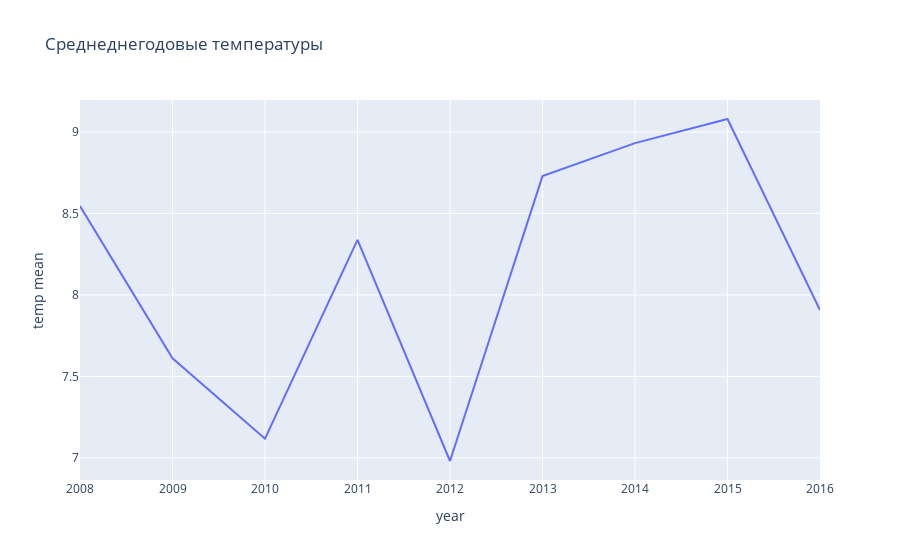

Notebook code cell kept with this figure:
### Markdown cell above
**5.** Постройте график среднегодовых температур (по оси $x$ - год, по оси $y$ - средняя температура в этот год).

### Code cell
# ваш код
means = []
years = []
for name, df_year in df.groupby('year'):
    t_mean = df_year['t'].mean()
    years.append(name)
    means.append(t_mean)
mean_years = pd.DataFrame({'year': years, 'temp mean': means})
# res5

import plotly.express as px

fig = px.line(mean_years, x='year', y="temp mean", title='Среднеднегодовые температуры')
fig.show()

### Figure 1 — Plotly figure (JSON) as saved in the notebook; plotly's stock layout.template omitted (floating-point values rounded to 4 significant figures)
{"data": [{"hoverlabel": {"namelength": 0}, "hovertemplate": "year=%{x}<br>temp mean=%{y}", "legendgroup": "", "line": {"color": "#636efa", "dash": "solid"}, "mode": "lines", "name": "", "showlegend": false, "type": "scatter", "x": [2008, 2009, 2010, 2011, 2012, 2013, 2014, 2015, 2016], "xaxis": "x", "y": [8.545, 7.611, 7.118, 8.338, 6.981, 8.729, 8.932, 9.079, 7.907], "yaxis": "y"}], "layout": {"legend": {"tracegroupgap": 0}, "title": {"text": "Среднеднегодовые температуры"}, "xaxis": {"anchor": "y", "domain": [0, 1], "title": {"text": "year"}}, "yaxis": {"anchor": "x", "domain": [0, 1], "title": {"text": "temp mean"}}}}
